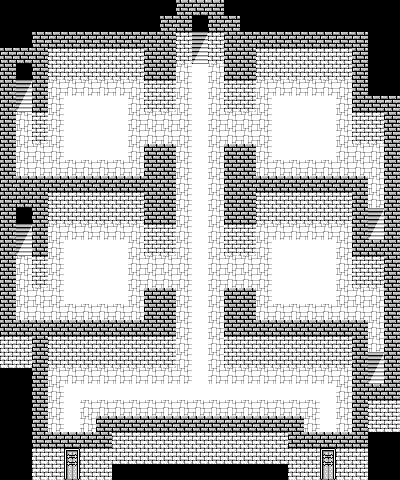

This is a level from a 2D game, rendered from its Tiled map with the project's own tilesets. A one-line summary and the map file follow, with tile-layer data summarised:
An orthogonal 25x30 tile map with 16x16 px tiles, 4 tile layers (Tile Layer 1, Tile Layer 2, Tile Layer 3, Tile Layer 4), 2 tilesets and 20 objects (6x Character, 5x Event, 5x Target, 4x Ceiling).

<map version="1.0" orientation="orthogonal" renderorder="right-down" width="25" height="30" tilewidth="16" tileheight="16" nextobjectid="56">
 <properties>
  <property name="bgm" value="plot_dungeon" />
  <property name="encounter" value="encounterset_level07_danger01" />
  <property name="name" value="Ares Castle" />
 </properties>
 <tileset firstgid="1" source="../tilesets/lower.tsx" />
 <tileset firstgid="176" source="../tilesets/upper.tsx" />
 <layer name="Tile Layer 1" width="25" height="30">
  <properties>
   <property name="z" value="0" />
  </properties>
  <data>[750 cells, 621 non-empty, 8 distinct tile ids]</data>
 </layer>
 <layer name="Tile Layer 2" width="25" height="30">
  <properties>
   <property name="z" value=".5" />
  </properties>
  <data>[750 cells, 0 non-empty, 0 distinct tile ids]</data>
 </layer>
 <objectgroup name="Object Layer 1">
  <object id="35" name="room" type="Ceiling" x="16" y="32">
   <properties>
    <property name="roofID" value="32" />
    <property name="roofTileset" value="lower" />
   </properties>
   <polygon points="0,16 0,144 144,144 144,16" />
  </object>
  <object id="36" name="room" type="Ceiling" x="16" y="176">
   <properties>
    <property name="roofID" value="32" />
    <property name="roofTileset" value="lower" />
   </properties>
   <polygon points="0,16 0,144 144,144 144,16" />
  </object>
  <object id="38" name="room" type="Ceiling" x="256" y="176">
   <properties>
    <property name="roofID" value="32" />
    <property name="roofTileset" value="lower" />
   </properties>
   <polygon points="-16,16 -16,144 112,144 112,208 128,208 128,80 96,80 96,16" />
  </object>
  <object id="39" name="guard" type="Character" x="96" y="272" width="16" height="16">
   <properties>
    <property name="appearance" value="4dir_knight" />
    <property name="face" value="SOUTH" />
    <property name="onBehavior" value="this.wander()" />
    <property name="onCollide" value="play('world3.5/castle_guard.lua')" />
    <property name="onInteract" value="play('world3.5/castle_guard.lua')" />
   </properties>
  </object>
  <object id="40" name="guard" type="Character" x="96" y="128" width="16" height="16">
   <properties>
    <property name="appearance" value="4dir_knight" />
    <property name="face" value="SOUTH" />
    <property name="onBehavior" value="this.wander()" />
    <property name="onCollide" value="play('world3.5/castle_guard.lua')" />
    <property name="onInteract" value="play('world3.5/castle_guard.lua')" />
   </properties>
  </object>
  <object id="41" name="guard" type="Character" x="288" y="272" width="16" height="16">
   <properties>
    <property name="appearance" value="4dir_knight" />
    <property name="face" value="SOUTH" />
    <property name="onBehavior" value="this.wander()" />
    <property name="onCollide" value="play('world3.5/castle_guard.lua')" />
    <property name="onInteract" value="play('world3.5/castle_guard.lua')" />
   </properties>
  </object>
  <object id="42" name="guard" type="Character" x="288" y="128" width="16" height="16">
   <properties>
    <property name="appearance" value="4dir_knight" />
    <property name="face" value="SOUTH" />
    <property name="onBehavior" value="this.wander()" />
    <property name="onCollide" value="play('world3.5/castle_guard.lua')" />
    <property name="onInteract" value="play('world3.5/castle_guard.lua')" />
   </properties>
  </object>
  <object id="43" name="guard" type="Character" x="64" y="416" width="16" height="16">
   <properties>
    <property name="appearance" value="4dir_knight" />
    <property name="face" value="NORTH" />
    <property name="onCollide" value="play('world3.5/castle_guard.lua')" />
    <property name="onInteract" value="play('world3.5/castle_guard.lua')" />
   </properties>
  </object>
  <object id="44" name="guard" type="Character" x="320" y="416" width="16" height="16">
   <properties>
    <property name="appearance" value="4dir_knight" />
    <property name="face" value="NORTH" />
    <property name="onCollide" value="play('world3.5/castle_guard.lua')" />
    <property name="onInteract" value="play('world3.5/castle_guard.lua')" />
   </properties>
  </object>
  <object id="45" name="tele" type="Event" x="368" y="368" width="16" height="16">
   <properties>
    <property name="onCollide" value="targetTele('world3.5/castle03.tmx', 'stairs_se')" />
   </properties>
  </object>
  <object id="46" name="stairs_se" type="Target" x="368" y="352" width="16" height="16" />
  <object id="47" name="tele" type="Event" x="368" y="224" width="16" height="16">
   <properties>
    <property name="onCollide" value="targetTele('world3.5/castle03.tmx', 'stairs_ne')" />
   </properties>
  </object>
  <object id="48" name="room" type="Ceiling" x="256" y="32">
   <properties>
    <property name="roofID" value="32" />
    <property name="roofTileset" value="lower" />
   </properties>
   <polygon points="-16,16 -16,144 112,144 112,208 128,208 128,80 96,80 96,16" />
  </object>
  <object id="49" name="stairs_ne" type="Target" x="368" y="208" width="16" height="16" />
  <object id="50" name="tele" type="Event" x="16" y="64" width="16" height="16">
   <properties>
    <property name="onCollide" value="sceneSwitch('entered_via_throne', false); targetTele('world3.5/castle05.tmx', 'stairs_nw')" />
   </properties>
  </object>
  <object id="51" name="stairs_nw" type="Target" x="16" y="80" width="16" height="16" />
  <object id="52" name="stairs_sw" type="Target" x="16" y="224" width="16" height="16" />
  <object id="53" name="tele" type="Event" x="16" y="208" width="16" height="16">
   <properties>
    <property name="onCollide" value="targetTele('world3.5/castle05.tmx', 'stairs_sw')" />
   </properties>
  </object>
  <object id="54" name="stairs_n" type="Target" x="192" y="32" width="16" height="16" />
  <object id="55" name="tele" type="Event" x="192" y="16" width="16" height="16">
   <properties>
    <property name="onCollide" value="sceneSwitch('entered_via_throne', true); targetTele('world3.5/castle05.tmx', 'stairs_n')" />
   </properties>
  </object>
 </objectgroup>
 <layer name="Tile Layer 3" width="25" height="30">
  <properties>
   <property name="z" value="2.0" />
  </properties>
  <data>[750 cells, 52 non-empty, 3 distinct tile ids]</data>
 </layer>
 <layer name="Tile Layer 4" width="25" height="30">
  <properties>
   <property name="z" value="2.5" />
  </properties>
  <data>[750 cells, 4 non-empty, 2 distinct tile ids]</data>
 </layer>
</map>
